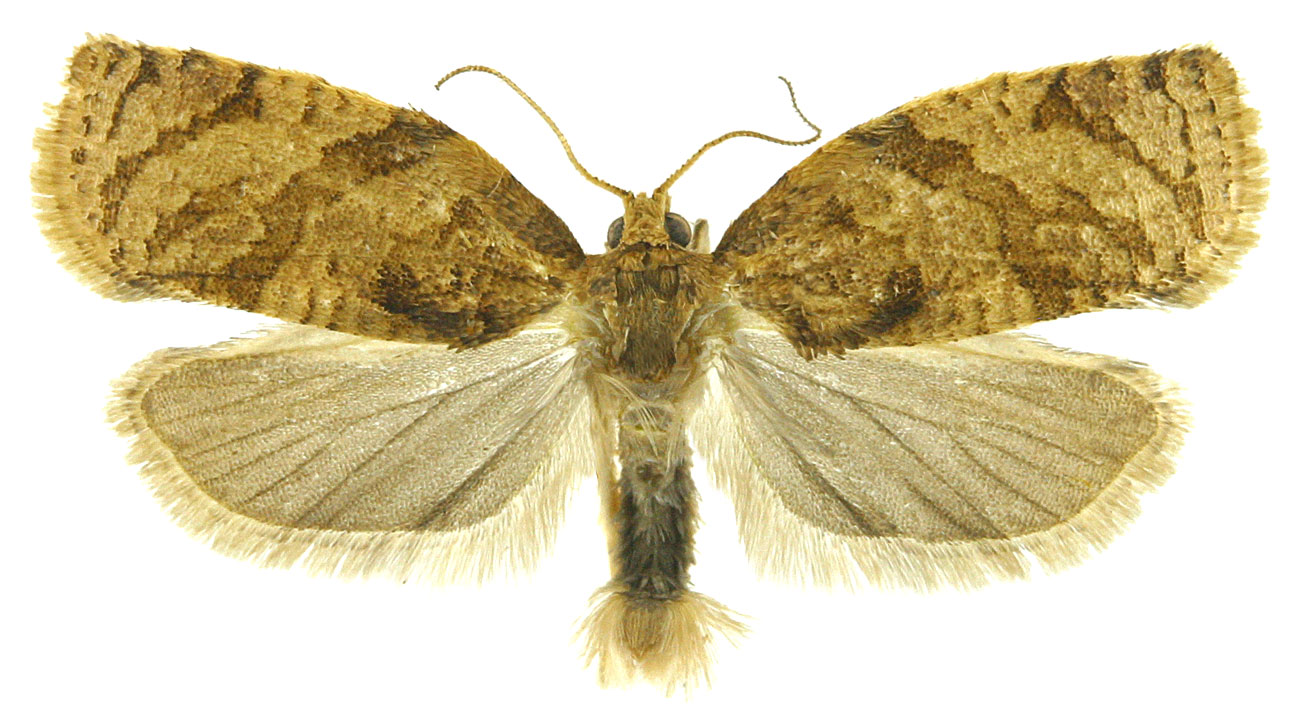
#> input picture Picture/Adoxophyes orana/01.jpg, 1300 x 715 px, found by its file name
$ python test.py   (older library calls are emulated)
#> lines starting #> are read from the running program, lines starting #| are printed output that depends on the picture; after the words box and inside, x2 and y2 are one past the last pixel; in counts of white or black regions, pixels touching at a corner belong together
### Codes/roi_save_return.py
import os
import time
import platform
import cv2
import numpy as np
##################################################################################
#roi saving version
####################################################################################


# [310 lines left out: functions roi_save, roi_save_new, not called in this run]
########################################################################


def roi_save_new_general(img_file, thresh_size_max,thresh_size_min,  distance_threshold,newFile,imageShow):  #img_file: file name
#> called with img_file = 'C:/Users/master/Desktop/20190629/01.jpg', thresh_size_max = 5000, thresh_size_min = 100, distance_threshold = 10, newFile = True, imageShow = False
    im_in = cv2.imread(img_file, cv2.IMREAD_COLOR)
#> im_in is the input picture: shape (715, 1300, 3); mean B, G, R 168.6, 202.9, 215.5
    if im_in is None:
        raise NameError('in roi function, incorrect filename, address or empty file')

    img_YUV = cv2.cvtColor(im_in, cv2.COLOR_BGR2YUV)
#> img_YUV: shape (715, 1300, 3); mean of channels 0, 1, 2 202.8, 111.2, 139.2
    y = img_YUV[:,:,0]

    rows = y.shape[0]
    cols = y.shape[1]

    ### illumination elements reflectance elements
    imgLog = np.log1p(np.array(y, dtype='float') / 255) #

    M = 2*rows + 1
    N = 2*cols + 1
    sigma = 10
    (X, Y) = np.meshgrid(np.linspace(0, N-1, N), np.linspace(0, M-1, M))
    Xc = np.ceil(N/2)
    Yc = np.ceil(M/2)
    gaussianNumerator = (X - Xc)**2 + (Y - Yc)**2

    LPF = np.exp(-gaussianNumerator / (2*sigma*sigma))
    HPF = 1 - LPF

    LPF_shift = np.fft.ifftshift(LPF.copy())
    HPF_shift = np.fft.ifftshift(HPF.copy())
    img_FFT = np.fft.fft2(imgLog.copy(), (M, N))
    img_LF = np.real(np.fft.ifft2(img_FFT.copy() * LPF_shift, (M, N)))
    img_HF = np.real(np.fft.ifft2(img_FFT.copy() * HPF_shift, (M, N)))

    gamma1 = 0.3
    gamma2 = 1.5
    img_adjusting = gamma1*img_LF[0:rows, 0:cols] + gamma2*img_HF[0:rows, 0:cols]

    img_exp = np.expm1(img_adjusting) # exp(x) + 1
    img_exp = (img_exp - np.min(img_exp)) / (np.max(img_exp) - np.min(img_exp))
    img_out = np.array(255*img_exp, dtype = 'uint8')

    img_YUV[:,:,0] = img_out
#> img_YUV: shape (715, 1300, 3); mean of channels 0, 1, 2 95.3, 111.2, 139.2
    result = cv2.cvtColor(img_YUV, cv2.COLOR_YUV2BGR)

    if imageShow == True:
        cv2.imshow("adfadad", result)
        cv2.waitKey(0)
        cv2.destroyAllWindows()

    gray = cv2.cvtColor(result, cv2.COLOR_BGR2GRAY)
    hsv = cv2.cvtColor(result, cv2.COLOR_BGR2HSV)
#> hsv: shape (715, 1300, 3); mean H, S, V 13.9, 113.9, 108.1
    h,s,v = cv2.split(hsv)
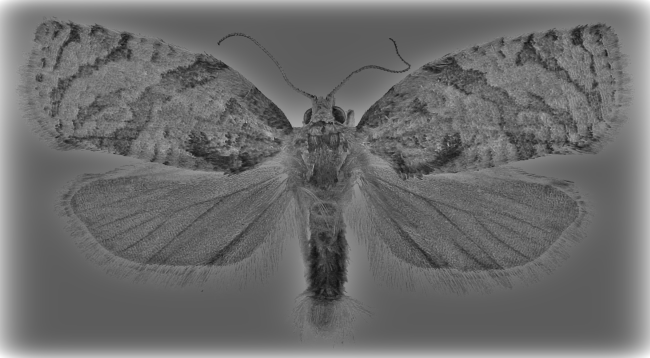
#> v: shape (715, 1300) (shown at 1/2 size); min 8, max 255, mean 108.1

    height, width, channels =result.shape
    average=[]
    total=height*2+width*2-4
    color =[]
    for i in range(0,height):
        color.append( result[i][0])
        color.append( result[i][width-1])
#> after the loop, color = 1430 items, first 6: [255, 255, 255], [254, 254, 254], [252, 252, 252], [251, 251, 251], [249, 249, 249], [248, 248, 248]
    for i in range(0,width):
        color.append( result[0][i])
        color.append( result[height-1][i])
#> after the loop, color = 4030 items, first 6: [255, 255, 255], [254, 254, 254], [252, 252, 252], [251, 251, 251], [249, 249, 249], [248, 248, 248]
    color = np.array(color)
    maxrgb=np.median(color,axis=0)
#> maxrgb = [189, 189, 189]
    r= maxrgb[2]
#> r = 189
    g= maxrgb[1]
#> g = 189
    b= maxrgb[0]
#> b = 189
    Cmax = max(r,g,b)
#> Cmax = 189
    Cmin = min(r,g,b)
#> Cmin = 189
    delta = Cmax-Cmin
#> delta = 0
    if delta ==0:
        mh=0
    elif Cmax==r:
        mh=30*(((g-b)/delta)%6)
    elif Cmax==g:
        mh=30*((b-r)/delta+2)
    elif Cmax==b:
        mh=30*((r-g)/delta+4)

    if Cmax==0:
        ms=0
    else:
        ms=delta/Cmax*255
#> ms = 0

    mv=Cmax
#> mv = 189

    # print("++++++++++++++++changed h,s,v+++++++++++++++")

    sdown = ms - 20
#> sdown = -20
    vdown = mv - 20
#> vdown = 169
    sup = ms + 20
#> sup = 20
    vup = mv + 20
#> vup = 209
    # hsv eliminate blue one
    mask = cv2.inRange(v,vup,255) + cv2.inRange(v,0,vdown)
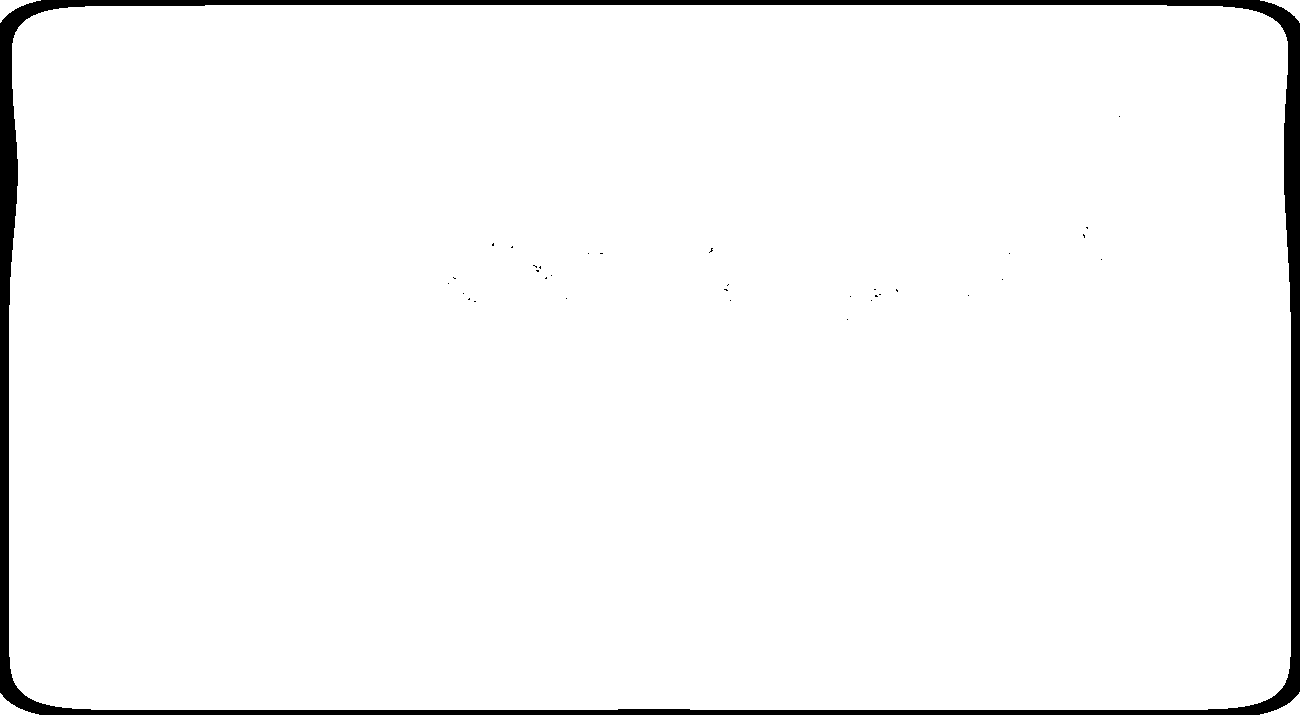
#> mask: shape (715, 1300); 96.8% white; 34 black regions (33 under 20 px), largest, box (x1, y1, x2, y2) and area: (0, 0, 1300, 715) 30001
    mask2 = cv2.inRange(s,sup,255) + cv2.inRange(s,0,sdown)
#> mask2: shape (715, 1300); 55.2% white; 104 black regions (99 under 20 px), largest, box (x1, y1, x2, y2) and area: (0, 0, 1300, 715) 416167, (690, 432, 696, 450) 38, (559, 355, 569, 361) 27, (1148, 302, 1157, 306) 21, (711, 375, 717, 384) 20
    mask3 = cv2.inRange(h,mh+8,180)+ cv2.inRange(h,0,mh-8)
#> mask3: shape (715, 1300); 57.4% white; 746 black regions (740 under 20 px), largest, box (x1, y1, x2, y2) and area: (0, 0, 1300, 715) 388523, (672, 143, 800, 241) 5862, (451, 587, 464, 591) 38, (25, 184, 29, 200) 32, (910, 592, 920, 599) 31, (121, 439, 125, 450) 27
    res = cv2.bitwise_and(gray, gray, mask=mask)
    res = cv2.bitwise_and(res, res, mask=mask2)
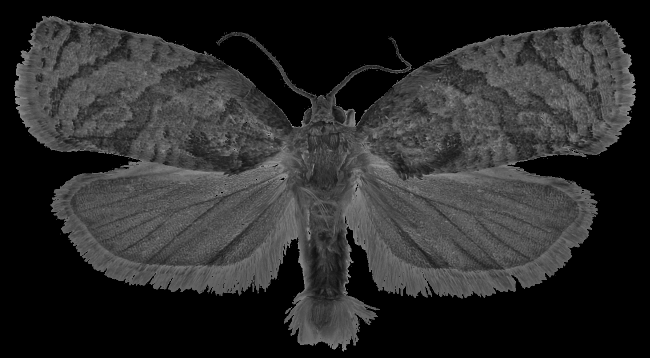
#> res: shape (715, 1300) (shown at 1/2 size); min 0, max 167, mean 43.4
    bgr = cv2.bitwise_and(res, res, mask=mask3)


    # fill the blank and delete noise
    kernel = np.ones((5,5),np.uint8)
    closing = cv2.morphologyEx(bgr, cv2.MORPH_CLOSE, kernel)
    opening = cv2.morphologyEx(closing, cv2.MORPH_OPEN, kernel)

    th, im_otsu = cv2.threshold(opening, 10, 255, cv2.THRESH_BINARY+cv2.THRESH_OTSU)
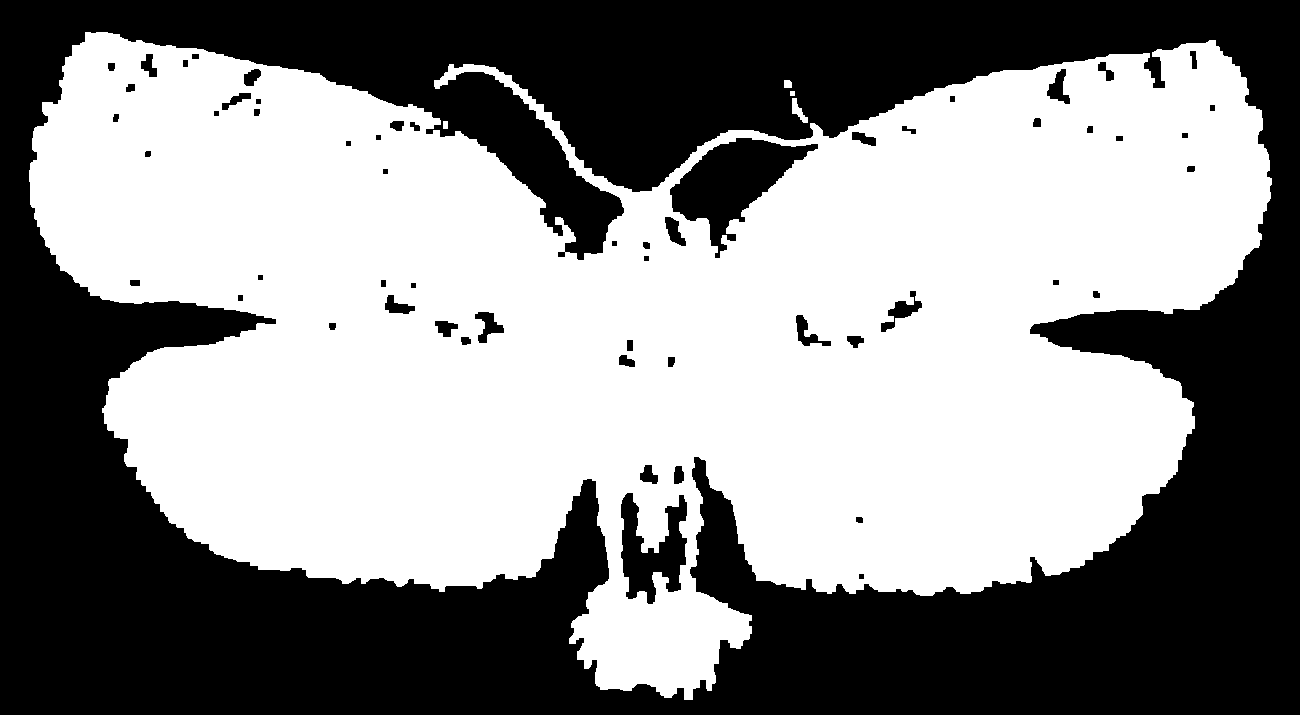
#> im_otsu: shape (715, 1300); 54.3% white; 58 black regions, largest, box (x1, y1, x2, y2) and area: (0, 0, 1300, 715) 407112, (670, 138, 818, 258) 7476, (621, 493, 687, 604) 4003
#> th = 43

    output= cv2.connectedComponentsWithStats(im_otsu) # 4 or 8
    if imageShow == True:
        cv2.imshow("adfadad", im_otsu)
        cv2.waitKey(0)
        cv2.destroyAllWindows()
    new_data=[]
    im_origin = cv2.imread(img_file, cv2.IMREAD_COLOR)
    im_origin2 = result
    filedir=os.getcwd()
    strlen=len(filedir)
    filedir=os.getcwd()[0:strlen-6]+'/roi_log/'
    if platform.system() == "Windows":
        filedir=  filedir.replace("\\","/")
    txt_name="1.txt"
    if newFile == False:
        try:
            f=open(filedir+txt_name,'r')
            lines=f.readlines()
            lastline=lines[-1]
            before_list=lastline.split('\n')
            before_list=before_list[0].split('\t')
            if (len(before_list)==1):
                old_list=[]
            else:
                old_list=before_list[1:]
            f.close()
        except:
            old_list=[]
    else:
        old_list=[]
    new_data=[]
    new_list=[]
    for i in range(1,output[0]):
        if (output[2][i,cv2.CC_STAT_AREA]<thresh_size_min):
            continue
        if (output[2][i,cv2.CC_STAT_AREA]>thresh_size_max):
            continue
        x0=output[2][i,cv2.CC_STAT_LEFT]
        y0=output[2][i,cv2.CC_STAT_TOP]
        x=output[2][i,cv2.CC_STAT_WIDTH]
        y=output[2][i,cv2.CC_STAT_HEIGHT]
        cv2.rectangle(im_origin,(x0,y0),(x0+x,y0+y),(255,255,255),3)
        flag=True
        flagg=True
        for j in range(len(old_list)):
            x_y=old_list[j].split(',')
            x1=int(x_y[0])
            y1=int(x_y[1])
            x_len=int(x_y[2])
            y_len=int(x_y[3])
            if (((x0-x1)*(x0-x1)+(y0-y1)*(y0-y1))<distance_threshold):
                if (((x-x_len)*(x-x_len)+(y-y_len)*(y-y_len))<distance_threshold):
                    flag=False
            if (x0<x1) and (x1<x0+x) and (y0<y1) and (y1<y0+y):
                flagg=False
                newx=x1
                newy=y1
        if imageShow == True:
            cv2.imshow("otsu",im_origin)
            cv2.waitKey(0)
            cv2.destroyAllWindows()
        subimg=im_origin2[y0:y+y0,x0:x+x0]
        if flag==True:
            if flagg==False:
                subimg=im_origin2[y0:newy,x0:newx]
            new_data.append(subimg)
            new_list.append(str(x0)+','+str(y0)+','+str(x)+','+str(y))
#> this loop made 5 passes
#> (x0, y0, x, y) on pass 4: (792, 98, 16, 25)
#> im_origin: shape (715, 1300, 3); 0.02% of pixels changed, all inside (x1, y1, x2, y2) = (790, 96, 811, 126)
#> after the loop, new_data = 1 item; new_list = ['792,98,16,25']
        # [4 lines of commented-out code are left out]
    try:
        f = open(filedir+txt_name, 'a')
    except:
        f = open(filedir+txt_name,'w')
    cv2.imshow("otsu",im_origin)
    cv2.waitKey(0)
    cv2.destroyAllWindows()
    now=time.localtime()
    current_time=str(now.tm_year)+"_"+str(now.tm_mon)+"_"+str(now.tm_mday)+"_"+str(now.tm_hour)+"_"+str(now.tm_min)+"_"+str(now.tm_sec)
    f.write(current_time)
    for i in range(len(old_list)):
        f.write('\t'+old_list[i])
    for i in range(len(new_list)):
        f.write('\t'+new_list[i])
#> this loop made 1 pass
    f.write('\n')
    f.close()
    return new_data, new_list
########################################################################

### Codes/finalcode.py
from getColor import getColor2
from classifyMoth import classifyMoth
from classifyMoth import classifyMoth_distance
from roi_save_return import roi_save
from roi_save_return import roi_save_new
from roi_save_return import roi_save_new_general
from save_as_csv import saveDataAsCsv
from save_as_image import saveDataAsImage
import time
import os
import platform
# import dlib
import cv2
import numpy as np
try: #python3
    from urllib.request import urlopen
except: #python2
    from urllib import urlopen


# [51 lines left out: functions id_to_ip, id_to_image, not called in this run]


def combined_code (id,data,thresh_size_max,thresh_size_min,distance_threshold,autoSetting=False,hlist=[[0,180]],sup=254,sdown=1,vup=254,vdown=1,Save=False,imageShow=False,BugName=["1","2","3","4"],newFile=False,saveImage=False):

    each_labeled, imgs = roi_save_new_general(img_file=data, thresh_size_max= thresh_size_max ,thresh_size_min= thresh_size_min, distance_threshold=distance_threshold,newFile = newFile,imageShow=imageShow)
#> each_labeled = 1 item; imgs = ['792,98,16,25']
    # each_labeled, imgs = roi_save(data,sizethreshold,distance_threshold,newFile = newFile,imageShow=imageShow)


    datalist, deletenum = getColor2(each_labeled,distance_threshold,autoSetting=autoSetting,imageShow=imageShow,hlist=hlist,sup=sup,sdown=sdown,vup=vup,vdown=vdown)
    print(deletenum)

    message,clusterSum,clusterData,TrueorFalse = classifyMoth(datalist,Save,BugName)
    # message,clusterSum,clusterData,TrueorFalse = classifyMoth(datalist,Save,BugName)
    deletenum.reverse()
    for i in deletenum:
        del each_labeled[i]

    saveDataAsCsv(id, data=clusterSum, bugName=BugName, newFile=newFile)

    if saveImage == True:
        saveDataAsImage(id,imageData=each_labeled,clusterData=clusterData,bugName=BugName)

    return message,clusterSum,clusterData,TrueorFalse


# [31 lines left out: function combined_code_id, not called in this run]


### Codes/getColor.py
import cv2
import numpy as np
from sklearn.cluster import KMeans
import matplotlib.pyplot as plts
import time

from roi_save_return import roi_save


def distanceHSV(a,b):
    h = abs(a[0]-b[0])
    h = min(h,180-h)
    s = abs(a[1]-b[1])
    v = abs(a[2]-b[2])
    result = ((4*s*h/5)**2+(6*v)**2+(20*s/3.141592)**2)**(1/2)
    return result

def getColor2(data,distance_threshold,imageShow,autoSetting=False,clusterNum=5,hlist=[[0,180]],sup=254,sdown=1,vup=254,vdown=1):
#> called with distance_threshold = 10, imageShow = False, autoSetting = True, clusterNum = 5, sup = 254, sdown = 1, vup = 254, vdown = 1
    result=[]
    deletenum=[]
    for num,src in enumerate(data):
        # src = np.float32(src)
        # Check the initial time
        start = time.time()
        # Read the data from the directory named data.
        # Convert the image to hsv format.
        hsv = cv2.cvtColor(src, cv2.COLOR_BGR2HSV)
        h,s,v = cv2.split(hsv)

        # Mask the image by hsv input condition
        # v and s has one interval
        # h has sevral interval and it returns the union of the interval.
        if autoSetting == True:
            height, width, channels =src.shape
            average=[]
            total=height*2+width*2-4
            color =[]
            for i in range(0,height):
                color.append( src[i][0])
                color.append( src[i][width-1])
            for i in range(0,width):
                color.append( src[0][i])
                color.append( src[height-1][i])
            color = np.array(color)
            maxrgb=np.median(color,axis=0)
            r= maxrgb[2]
            g= maxrgb[1]
            b= maxrgb[0]
            Cmax = max(r,g,b)
            Cmin = min(r,g,b)
            delta = Cmax-Cmin
            if delta ==0:
                mh=0
            elif Cmax==r:
                mh=30*(((g-b)/delta)%6)
            elif Cmax==g:
                mh=30*((b-r)/delta+2)
            elif Cmax==b:
                mh=30*((r-g)/delta+4)

            if Cmax==0:
                ms=0
            else:
                ms=delta/Cmax*255

            mv=Cmax


            sdown = ms - 10
            vdown = mv - 10
            sup = ms + 10
            vup = mv + 10
            hlist = [[mh-8,mh+8]]
        mask = cv2.inRange(v,vup,255) + cv2.inRange(v,0,vdown)
        mask2 = cv2.inRange(s,sup,255) + cv2.inRange(s,0,sdown)
        mask3 = cv2.inRange(h,0,92)+ cv2.inRange(h,108,180)
        for i in hlist:
            mask3 = mask3 + cv2.inRange(h,0,i[0])+ cv2.inRange(h,i[1],180)

        res = cv2.bitwise_and(src, src, mask=mask)
        res = cv2.bitwise_and(res, res, mask=mask2)
        bgr = cv2.bitwise_and(res, res, mask=mask3)
        gray = cv2.cvtColor(bgr,cv2.COLOR_BGR2GRAY)

        if imageShow == True:
            cv2.imshow('bgr',bgr)
            cv2.waitKey(0)
            cv2.destroyAllWindows()
        # openCV get a image as a BGR format
        # Convert the image to RGB format
        # for check whether filtering has proccessed well

        kernel = np.ones((2,2),np.uint8)
        closing = cv2.morphologyEx(gray, cv2.MORPH_CLOSE, kernel)
        opening = cv2.morphologyEx(closing, cv2.MORPH_OPEN, kernel)

        rgb = cv2.cvtColor(bgr, cv2.COLOR_BGR2HSV)

        # Reshape for applying Kmean function to the image.
        rgb = rgb.reshape(rgb.shape[0] * rgb.shape[1], 3)
        gray = gray.reshape(gray.shape[0] * gray.shape[1],1)
        # The masked area has v==0 for HSV value
        k=0
        bdelete = []
        for i in gray:
            if i[0]==0:

                # Find the Black point and append in bdelete list
                bdelete.append(k)
            k=k+1

        #Delete the Masked area from the image.
        rgb2=np.delete(rgb, bdelete,0)
        if len(rgb2)<5:
            deletenum.append(num)
            continue
        # The number of cluster is 5
        clusterNum = 5

        # Calculate the Color Clusters of Image by the KMeans Class.
        clt = KMeans(n_clusters = clusterNum)
        clt.fit(rgb2)
        centers = []

        clusterData=[]
        cltnum=0
        breaking = False
        for i in range(0,clusterNum):
            clusterData.append(rgb2[clt.labels_==i])
            if len(rgb2[clt.labels_==i])==0:
                breaking = True
        if breaking ==True:
            deletenum.append(num)
            continue
        cluster_num=[]
        cluster_var=[]
        for i,j in enumerate(clusterData):
            csize = j.size/3
            cluster_num.append(csize)
            csum=0
            ccenter=clt.cluster_centers_[i]
            for k in j:
                csum = csum + distanceHSV(ccenter,k)**2
            cvar = (csum/(csize-1))**0.5
            cluster_var.append(cvar)

        resultData = [clt.cluster_centers_,cluster_var,cluster_num]

        result.append(resultData)
#> this loop made 1 pass
#> (height, width, channels, total, maxrgb, r, g, b) on pass 1: (25, 16, 3, 78, [97, 98, 98], 98, 98, 97)
#> after the loop, deletenum = []; result = 1 item
#> in combined_code, `datalist, deletenum = getColor2(each_labeled,distance_threshold,autoSe..`: deletenum = []


    return result,deletenum

### Codes/classifyMoth.py
import os
import cv2
import numpy as np
import itertools
import platform
import math
from readcsv import saveData
from readcsv import readData
from getColor import getColor2
from scipy.stats import t


# return value (a,b,c)
# a: Message
# b: The number of Specific bug in the Picture -[1,0,0,5]
# c: if the function is failed to run completely - return False.
#    if the function is succeed to run           - return True
# [7 lines left out: function distanceHSV, not called in this run]

def distanceEuc(a,b):

    return np.linalg.norm(a,b)


# print(os.getcwd())
def classifyMoth(datalist,Save=False,BugName=["1","2","3","4"]):
    # try:
    NumberofType=len(BugName)

    # get dir list by os dir function

    filedir=os.getcwd()
    strlen=len(filedir)
    filedir=os.getcwd()[0:strlen-6]+'/MothDataHsv/'
#> (the run stopped early here; a loop or call above may not have finished)
